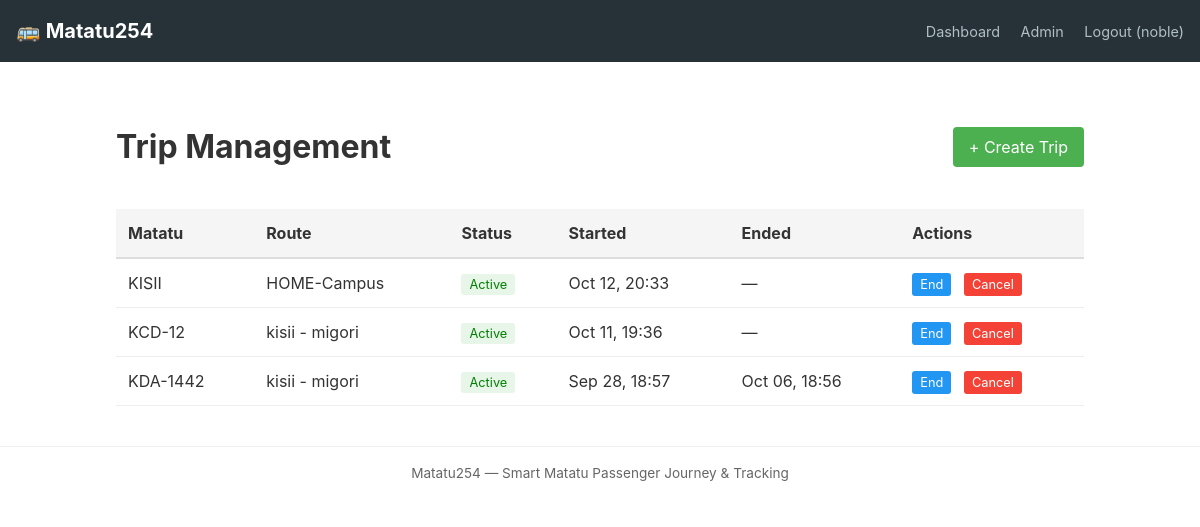
Page /management/trips/ (signed in) on the earlier database version.
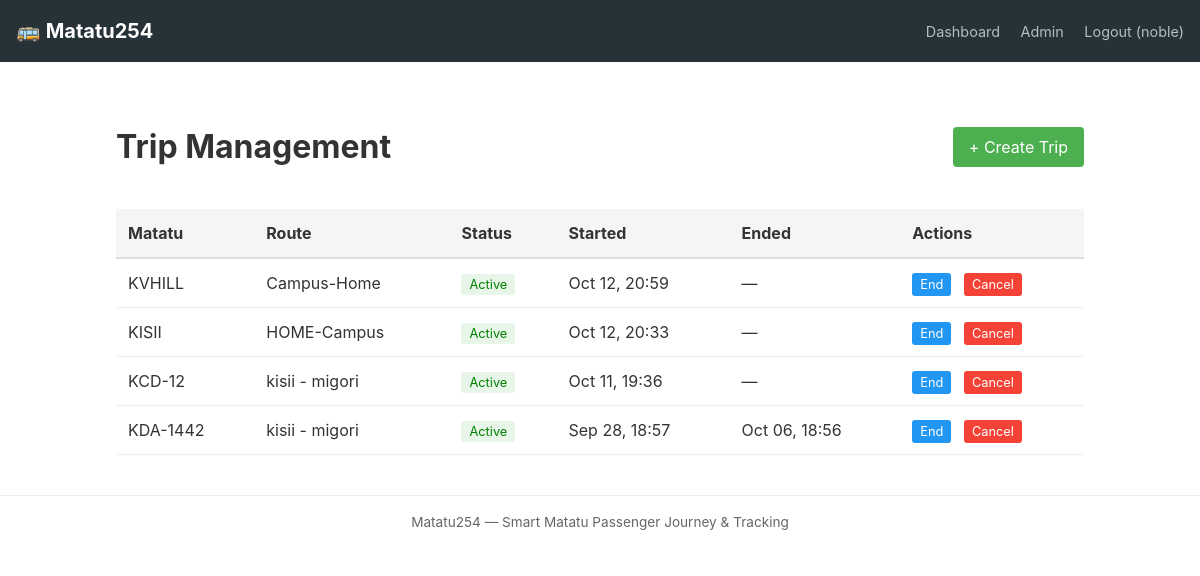
Same page on the later database version.
### accounts/models.py (models this page shows, shortened)
class User(AbstractUser):
  PASSANGER = 'PASSANGER'
  CONDUCTOR = 'CONDUCTOR'
  ADMIN = 'ADMIN'
  ROLE_CHOICES = [
    (PASSANGER, 'Passenger'),
    (CONDUCTOR, 'Conductor'),
    (ADMIN, 'Admin')
  ]
  phone_number = models.CharField(max_length=15, unique=True, blank=True, null=True)
  role = models.CharField(max_length=20, choices=ROLE_CHOICES, default=PASSANGER)
  matatu = models.ForeignKey(
    'fleet.Matatu',
    on_delete=models.SET_NULL,
    null=True,
    blank=True,
    related_name='conductor',
    help_text='Matatu assigned to this conductor (1:1 per MVP)'
  )
  created_at = models.DateTimeField(auto_now_add=True)
  updated_at = models.DateTimeField(auto_now=True)

### trips/models.py (models this page shows, shortened)
class ActiveTrip(models.Model):
  class Status(models.TextChoices):
    CREATED = "created", "Created"
    ACTIVE = "active", "Active"
    COMPLETED = "completed", "Completed"
    CANCELLED = "cancelled", "Cancelled"
  matatu = models.ForeignKey(Matatu, on_delete=models.CASCADE)
  route = models.ForeignKey(Route, on_delete=models.CASCADE)
  start_time = models.DateTimeField(auto_now_add=True)
  end_time = models.DateTimeField(null=True, blank=True)
  status = models.CharField(
    max_length=9,
    choices=Status.choices,
    default=Status.CREATED,
  )
  current_latitude = models.DecimalField(
      max_digits=9, decimal_places=6, null=True, blank=True
  )
  current_longitude = models.DecimalField(
      max_digits=9, decimal_places=6, null=True, blank=True
  )
  last_ping_at = models.DateTimeField(null=True, blank=True)

### fleet/models.py (models this page shows, shortened)
class Matatu(models.Model):
	registration_number = models.CharField(max_length=20, unique=True)
	operator = models.CharField(max_length=255)
	owner = models.ForeignKey(settings.AUTH_USER_MODEL, on_delete=models.CASCADE, related_name="matatus", null=True, blank=True)
	created_at = models.DateTimeField(auto_now_add=True)

### r_outes/models.py (models this page shows, shortened)
class Route(models.Model):
    name = models.CharField(max_length=100, unique=True)
    description = models.TextField(max_length=150, blank=True)

### management/views.py (the view)
# urls.py: path("trips/", views.trip_list, name="trip-list"),
@login_required
@user_passes_test(is_admin)
def trip_list(request):
    trips = ActiveTrip.objects.select_related('matatu', 'route').order_by('-start_time')
    return render(request, "management/trip_list.html", {'trips': trips})

### management/views.py (called while the page is built)
def is_admin(user):
    return user.is_authenticated and user.role == 'ADMIN'

### management/templates/management/trip_list.html (shortened to what this page needs)
{% extends 'base.html' %}
{% block content %}
  <div style="max-width: 1000px; margin: 0 auto; padding: 1rem;">
    <header style="display: flex; justify-content: space-between; align-items: center; margin-bottom: 1rem;">
      <h1>Trip Management</h1>
      <a href="{% url 'management:trip-create' %}" style="padding: 0.5rem 1rem; background: #4caf50; color: white; text-decoration: none; border-radius: 4px;">+ Create Trip</a>
    </header>
    {% if trips %}
      <div style="overflow-x: auto;">
        <table style="width: 100%; border-collapse: collapse;">
          <thead>
            <tr style="background: #f5f5f5;">
              <th style="padding: 0.75rem; text-align: left; border-bottom: 2px solid #ddd;">Matatu</th>
              <th style="padding: 0.75rem; text-align: left; border-bottom: 2px solid #ddd;">Route</th>
              <th style="padding: 0.75rem; text-align: left; border-bottom: 2px solid #ddd;">Status</th>
              <th style="padding: 0.75rem; text-align: left; border-bottom: 2px solid #ddd;">Started</th>
              <th style="padding: 0.75rem; text-align: left; border-bottom: 2px solid #ddd;">Ended</th>
              <th style="padding: 0.75rem; text-align: left; border-bottom: 2px solid #ddd;">Actions</th>
            </tr>
          </thead>
          <tbody>
            {% for t in trips %}
              <tr style="border-bottom: 1px solid #eee;">
                <td style="padding: 0.75rem;">{{ t.matatu.registration_number }}</td>
                <td style="padding: 0.75rem;">{{ t.route.name }}</td>
                <td style="padding: 0.75rem;">
                  <span style="
                    text-transform: capitalize;
                    padding: 0.2rem 0.5rem;
                    border-radius: 3px;
                    font-size: 0.8rem;
                    background:
                      {% if t.status == 'active' %}#e8f5e9
                      {% elif t.status == 'completed' %}#e3f2fd
                      {% elif t.status == 'cancelled' %}#fce4ec
                      {% else %}#fff3e0{% endif %};
                    color:
                      {% if t.status == 'active' %}green
                      {% elif t.status == 'completed' %}blue
                      {% elif t.status == 'cancelled' %}red
                      {% else %}orange{% endif %};
                  ">
                    {{ t.get_status_display }}
                  </span>
                </td>
                <td style="padding: 0.75rem;">{{ t.start_time|date:"M d, H:i" }}</td>
                <td style="padding: 0.75rem;">{{ t.end_time|date:"M d, H:i"|default:'—' }}</td>
                <td style="padding: 0.75rem;">
                  {% if t.status == 'created' %}
                    <a href="{% url 'management:trip-start' t.pk %}" style="margin-right: 0.5rem; padding: 0.25rem 0.5rem; background: #4caf50; color: white; text-decoration: none; border-radius: 3px; font-size: 0.8rem;">Start</a>
                    <a href="{% url 'management:trip-cancel' t.pk %}" style="padding: 0.25rem 0.5rem; background: #f44336; color: white; text-decoration: none; border-radius: 3px; font-size: 0.8rem;">Cancel</a>
                  {% elif t.status == 'active' %}
                    <a href="{% url 'management:trip-end' t.pk %}" style="margin-right: 0.5rem; padding: 0.25rem 0.5rem; background: #2196f3; color: white; text-decoration: none; border-radius: 3px; font-size: 0.8rem;">End</a>
                    <a href="{% url 'management:trip-cancel' t.pk %}" style="padding: 0.25rem 0.5rem; background: #f44336; color: white; text-decoration: none; border-radius: 3px; font-size: 0.8rem;">Cancel</a>
                  {% else %}
                    <span style="color: #999;">—</span>
                  {% endif %}
                </td>
              </tr>
            {% endfor %}
          </tbody>
        </table>
      </div>
    {% else %}
      <p style="color: #666;">No trips yet.</p>
    {% endif %}
  </div>
{% endblock %}

### templates/base.html (shortened to what this page needs)
<!DOCTYPE html>
<html lang="en">
<head>
</head>
<body>
  <header class="site-header">
    <div class="container">
      <h1>🚌 Matatu254</h1>
      <nav>
        {% if user.is_authenticated %}
          {% if user.role == 'PASSANGER' %}
            <a href="{% url 'core:dashboard' %}">My Journey</a>
            <a href="{% url 'notifications:list' %}">Notifications</a>
            <a href="{% url 'journeys:history' %}">History</a>
          {% else %}
            <a href="{% url 'core:dashboard' %}">Dashboard</a>
          {% endif %}
          {% if user.role == 'ADMIN' %}
            <a href="/admin/">Admin</a>
          {% endif %}
          <a href="{% url 'accounts:logout' %}">Logout ({{ user.username }})</a>
        {% else %}
          <a href="{% url 'accounts:login' %}">Login</a>
          <a href="{% url 'accounts:register' %}">Register</a>
        {% endif %}
      </nav>
    </div>
  </header>
  <main class="main" id="main-content">
    {% block content %}{% endblock %}
  </main>
  <footer>
    Matatu254 — Smart Matatu Passenger Journey & Tracking
  </footer>
</body>
</html>

### templates/base.html (style rules this page uses)
* { box-sizing: border-box; }
body { font-family: -apple-system, BlinkMacSystemFont, "Segoe UI", Roboto, sans-serif; margin: 0; line-height: 1.5; color: #333; }
.site-header { background: #263238; color: white; padding: 1rem; }
.site-header .container { max-width: 1200px; margin: 0 auto; display: flex; justify-content: space-between; align-items: center; }
.site-header h1 { margin: 0; font-size: 1.25rem; }
.site-header nav a { color: #b0bec5; text-decoration: none; margin-left: 1rem; font-size: 0.9rem; }
.main { max-width: 1200px; margin: 0 auto; padding: 1.5rem 1rem; }
footer { border-top: 1px solid #eee; padding: 1rem; text-align: center; color: #666; font-size: 0.85rem; }

Differences in the rows shown:
added ActiveTrip: matatu.registration_number "KVHILL", route.name "Campus-Home", status "Active", start_time "Oct 12, 20:59", end_time "—", shows "End"
